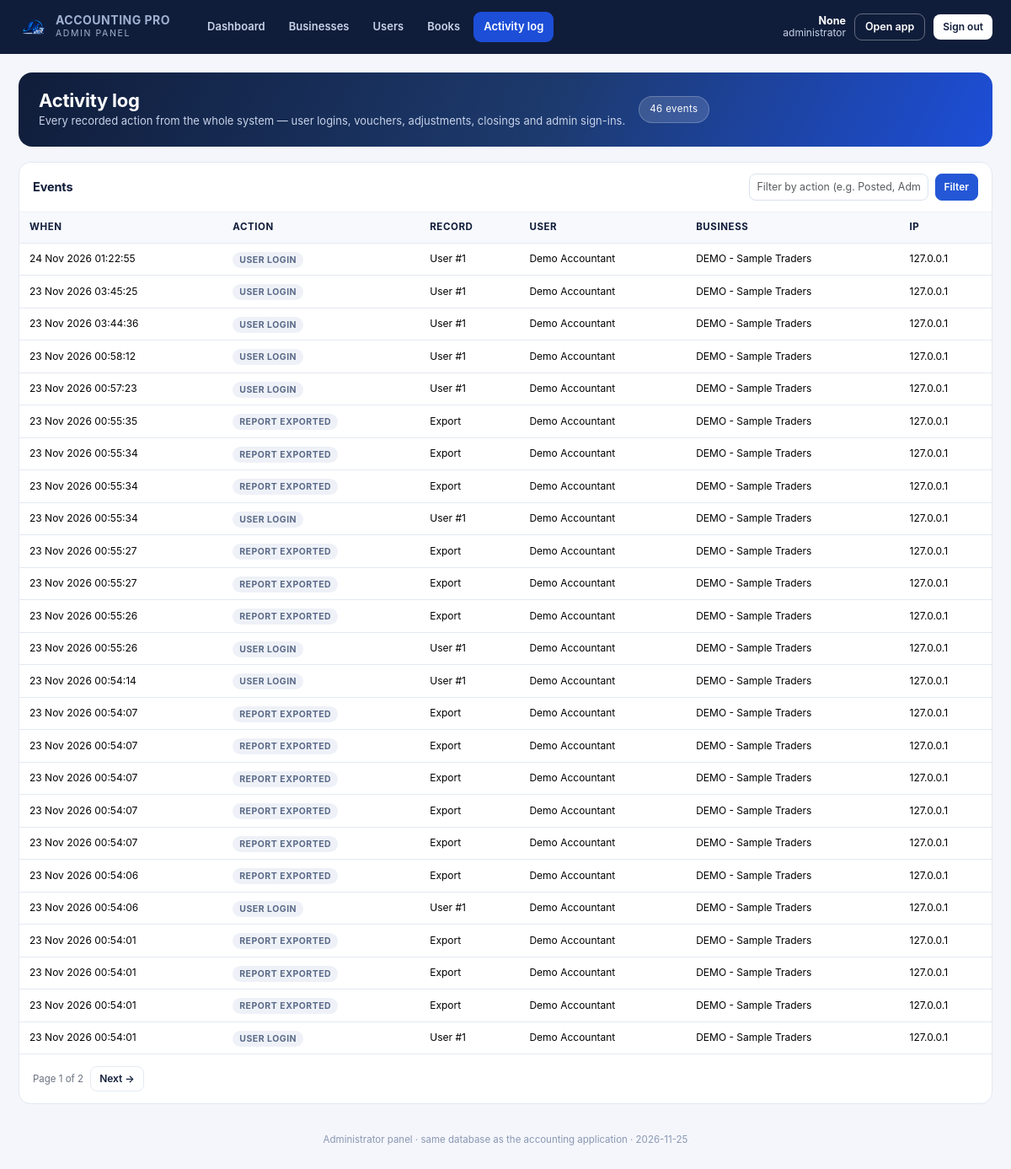
/admin/activity (signed in), run on an earlier commit of the app's database.
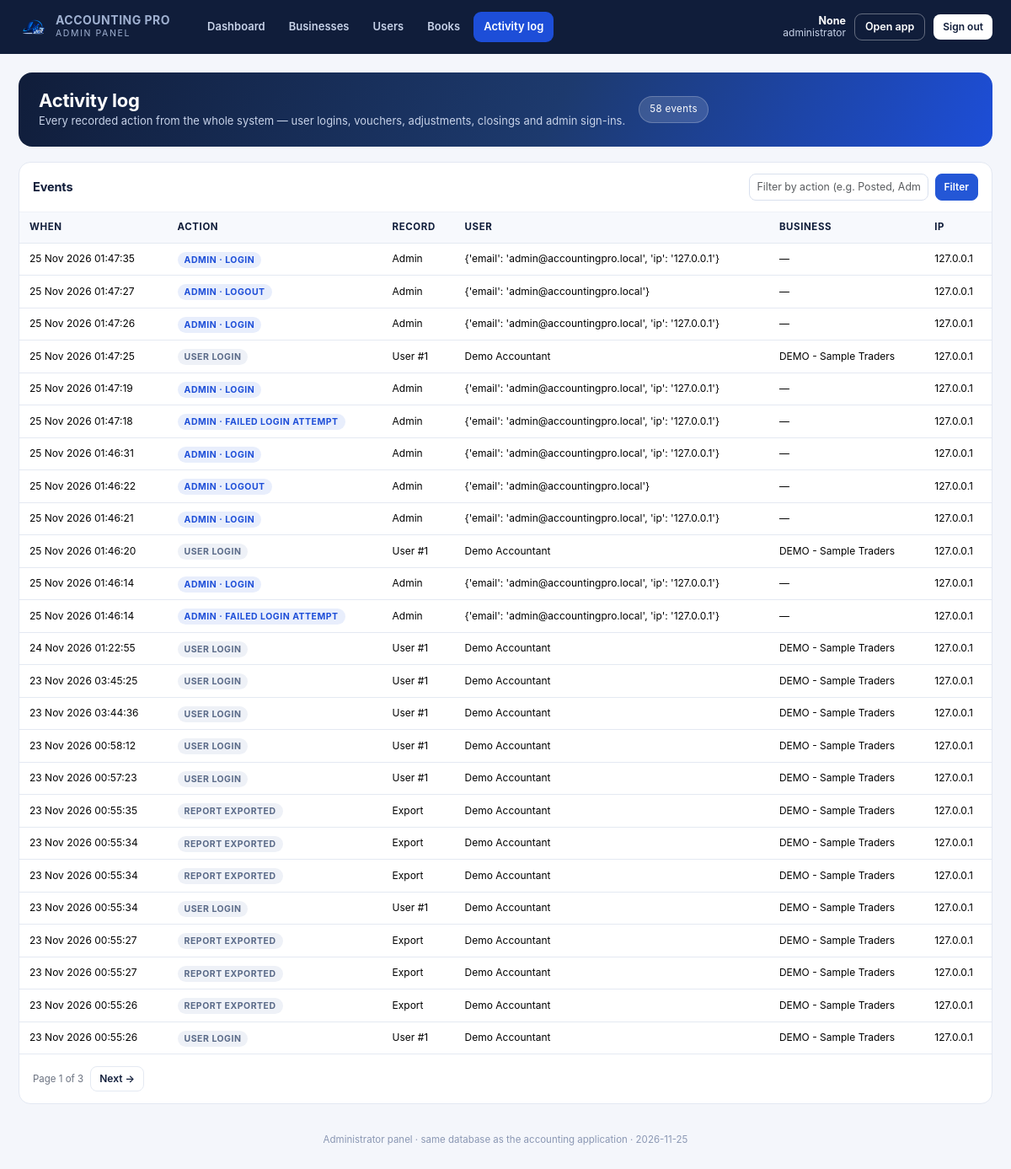
And on a later commit of the database.
### models.py (models this page shows, shortened)
class AuditLog(db.Model):
    __tablename__ = "audit_logs"
    __table_args__ = (Index("ix_audit_user_time", "user_id", "created_at"),)
    id = db.Column(Integer, primary_key=True)
    user_id = db.Column(Integer, ForeignKey("users.id", ondelete="SET NULL"))
    business_id = db.Column(Integer, ForeignKey("businesses.id", ondelete="SET NULL"))
    action = db.Column(String(60), nullable=False)
    record_type = db.Column(String(60))
    record_id = db.Column(Integer)
    previous_values = db.Column(Text)
    new_values = db.Column(Text)
    ip_address = db.Column(String(60))
    created_at = db.Column(DateTime, default=datetime.utcnow, nullable=False, index=True)

class User(db.Model):
    __tablename__ = "users"
    id = db.Column(Integer, primary_key=True)
    name = db.Column(String(120), nullable=False)
    email = db.Column(String(190), nullable=False, unique=True, index=True)
    password_hash = db.Column(String(255), nullable=False)
    is_active = db.Column(Boolean, default=True, nullable=False)
    reset_token = db.Column(String(120), index=True)
    reset_expires = db.Column(DateTime)
    last_login = db.Column(DateTime)
    created_at = db.Column(DateTime, default=datetime.utcnow, nullable=False)
    businesses = relationship("Business", back_populates="user",
                              cascade="all, delete-orphan")
    settings = relationship("UserSettings", back_populates="user", uselist=False,
                            cascade="all, delete-orphan")

class Business(db.Model):
    __tablename__ = "businesses"
    id = db.Column(Integer, primary_key=True)
    user_id = db.Column(Integer, ForeignKey("users.id", ondelete="CASCADE"),
                        nullable=False, index=True)
    name = db.Column(String(190), nullable=False)
    logo = db.Column(String(255))
    owner_name = db.Column(String(150))
    address = db.Column(Text)
    phone = db.Column(String(50))
    email = db.Column(String(190))
    business_type = db.Column(String(100))
    currency = db.Column(String(8), default="PKR", nullable=False)
    fy_start = db.Column(Date, default=lambda: date(2026, 1, 1), nullable=False)
    fy_end = db.Column(Date, default=lambda: date(2026, 3, 31), nullable=False)
    accounting_method = db.Column(String(20), default="Accrual", nullable=False)
    description = db.Column(Text)
    created_at = db.Column(DateTime, default=datetime.utcnow, nullable=False)
    updated_at = db.Column(DateTime, default=datetime.utcnow, onupdate=datetime.utcnow)
    user = relationship("User", back_populates="businesses")
    periods = relationship("AccountingPeriod", back_populates="business",
                           cascade="all, delete-orphan")
    accounts = relationship("Account", back_populates="business",
                            cascade="all, delete-orphan")

### admin_panel.py (the view)
    @app.route("/admin/activity")
    @admin_required
    def admin_activity():
        page = max(1, int(request.args.get("page", 1) or 1))
        action = (request.args.get("action") or "").strip()
        query = AuditLog.query
        if action:
            query = query.filter(AuditLog.action.ilike(f"%{action}%"))
        total = query.count()
        events = (query.order_by(AuditLog.created_at.desc())
                  .offset((page - 1) * PAGE_SIZE).limit(PAGE_SIZE).all())
        pages = max(1, (total + PAGE_SIZE - 1) // PAGE_SIZE)
        users = {u.id: u for u in User.query.all()}
        businesses = {b.id: b for b in Business.query.all()}
        return render_template("admin/activity.html", events=events, total=total,
                               page=page, pages=pages, action=action,
                               users=users, businesses=businesses)

### admin_panel.py (called while the page is built)
def admin_required(view):
    @wraps(view)
    def wrapped(*args, **kwargs):
        if not session.get("admin_ok"):
            return redirect(url_for("admin_login", next=request.path))
        return view(*args, **kwargs)
    return wrapped

def _admin_credentials(app):
    email = (app.config.get("ADMIN_EMAIL") or "admin@accountingpro.local").strip().lower()
    password = app.config.get("ADMIN_PASSWORD") or "Admin@12345"
    name = app.config.get("ADMIN_NAME") or "System Administrator"
    return email, password, name

### app.py (called while the page is built, shortened)
def current_user():
    if "user_id" not in session:
        return None
    return db.session.get(User, session["user_id"])

def _cached_notifications(business):
    cached = g.get("_notifications")
    if cached is not None:
        return cached
    data = {"total": 0, "items": []}
    g._notifications = data
    return data

def period_label(start, end):
    if not start or not end:
        return "All periods"
    return f"{start.strftime('%d %b %Y')} - {end.strftime('%d %b %Y')}"

### templates/admin/activity.html (shortened to what this page needs)
{% extends 'admin/base.html' %}
{% block content %}
<div class="adm-hero">
  <div><h1>Activity log</h1>
    <p>Every recorded action from the whole system — user logins, vouchers, adjustments,
       closings and admin sign-ins.</p></div>
  <span class="pill">{{ total }} events</span>
</div>
<section class="adm-card">
  <header>
    <h3>Events</h3>
    <form method="get" class="d-flex gap-2">
      <input class="form-control form-control-sm" name="action" value="{{ action }}"
             placeholder="Filter by action (e.g. Posted, Admin)">
      <button class="btn btn-sm btn-primary">Filter</button>
    </form>
  </header>
  <div class="body flush">
    <div class="table-wrap">
      <table class="table align-middle mb-0">
        <thead><tr><th>When</th><th>Action</th><th>Record</th><th>User</th>
          <th>Business</th><th>IP</th></tr></thead>
        <tbody>
        {% for e in events %}
          {% set u = users.get(e.user_id) %}{% set b = businesses.get(e.business_id) %}
          <tr>
            <td class="hint" style="font-size:12px;white-space:nowrap">
              {{ e.created_at.strftime('%d %b %Y %H:%M:%S') if e.created_at else '—' }}</td>
            <td><span class="adm-tag {{ 'info' if e.action.startswith('Admin') else 'muted' }}">{{ e.action }}</span></td>
            <td class="hint" style="font-size:12px">
              {{ e.record_type or '—' }}{% if e.record_id %} #{{ e.record_id }}{% endif %}</td>
            <td class="hint" style="font-size:12px">{{ u.name if u else (e.new_values if e.action.startswith('Admin') else '—') }}</td>
            <td class="hint" style="font-size:12px">{{ b.name if b else '—' }}</td>
            <td class="hint" style="font-size:12px">{{ e.ip_address or '—' }}</td>
          </tr>
        {% else %}
          <tr><td colspan="6" class="hint">No events match.</td></tr>
        {% endfor %}
        </tbody>
      </table>
    </div>
  </div>
  {% if pages > 1 %}
  <div class="body d-flex align-items-center gap-2">
    <span class="hint">Page {{ page }} of {{ pages }}</span>
    {% if page < pages %}
      <a class="btn btn-sm btn-ghost" href="{{ url_for('admin_activity', page=page+1, action=action) }}">Next →</a>
    {% endif %}
  </div>
  {% endif %}
</section>
{% endblock %}

What changed in the data, as far as the page shows it:
no longer on this page (row unchanged): AuditLog: created_at "23 Nov 2026 00:54:14", action "USER LOGIN", record_type "User", record_id "1", User.name "Demo Accountant", {{ b.name if b else '—' }} "DEMO - Sample Traders", ip_address "127.0.0.1"
no longer on this page (row unchanged): AuditLog: created_at "23 Nov 2026 00:54:07", action "REPORT EXPORTED", record_type "Export", User.name "Demo Accountant", {{ b.name if b else '—' }} "DEMO - Sample Traders", ip_address "127.0.0.1"
no longer on this page (row unchanged): AuditLog: created_at "23 Nov 2026 00:54:07", action "REPORT EXPORTED", record_type "Export", User.name "Demo Accountant", {{ b.name if b else '—' }} "DEMO - Sample Traders", ip_address "127.0.0.1"
no longer on this page (row unchanged): AuditLog: created_at "23 Nov 2026 00:54:07", action "REPORT EXPORTED", record_type "Export", User.name "Demo Accountant", {{ b.name if b else '—' }} "DEMO - Sample Traders", ip_address "127.0.0.1"
no longer on this page (row unchanged): AuditLog: created_at "23 Nov 2026 00:54:07", action "REPORT EXPORTED", record_type "Export", User.name "Demo Accountant", {{ b.name if b else '—' }} "DEMO - Sample Traders", ip_address "127.0.0.1"
no longer on this page (row unchanged): AuditLog: created_at "23 Nov 2026 00:54:07", action "REPORT EXPORTED", record_type "Export", User.name "Demo Accountant", {{ b.name if b else '—' }} "DEMO - Sample Traders", ip_address "127.0.0.1"
no longer on this page (row unchanged): AuditLog: created_at "23 Nov 2026 00:54:06", action "REPORT EXPORTED", record_type "Export", User.name "Demo Accountant", {{ b.name if b else '—' }} "DEMO - Sample Traders", ip_address "127.0.0.1"
no longer on this page (row unchanged): AuditLog: created_at "23 Nov 2026 00:54:06", action "USER LOGIN", record_type "User", record_id "1", User.name "Demo Accountant", {{ b.name if b else '—' }} "DEMO - Sample Traders", ip_address "127.0.0.1"
no longer on this page (row unchanged): AuditLog: created_at "23 Nov 2026 00:54:01", action "REPORT EXPORTED", record_type "Export", User.name "Demo Accountant", {{ b.name if b else '—' }} "DEMO - Sample Traders", ip_address "127.0.0.1"
no longer on this page (row unchanged): AuditLog: created_at "23 Nov 2026 00:54:01", action "REPORT EXPORTED", record_type "Export", User.name "Demo Accountant", {{ b.name if b else '—' }} "DEMO - Sample Traders", ip_address "127.0.0.1"
no longer on this page (row unchanged): AuditLog: created_at "23 Nov 2026 00:54:01", action "REPORT EXPORTED", record_type "Export", User.name "Demo Accountant", {{ b.name if b else '—' }} "DEMO - Sample Traders", ip_address "127.0.0.1"
no longer on this page (row unchanged): AuditLog: created_at "23 Nov 2026 00:54:01", action "USER LOGIN", record_type "User", record_id "1", User.name "Demo Accountant", {{ b.name if b else '—' }} "DEMO - Sample Traders", ip_address "127.0.0.1"
added AuditLog: created_at "25 Nov 2026 01:47:35", action "ADMIN · LOGIN", record_type "Admin", action+new_values "{'email': 'admin@accountingpro.local', 'ip': '127.0.0.1'}", name "—", ip_address "127.0.0.1"
added AuditLog: created_at "25 Nov 2026 01:47:27", action "ADMIN · LOGOUT", record_type "Admin", action+new_values "{'email': 'admin@accountingpro.local'}", name "—", ip_address "127.0.0.1"
added AuditLog: created_at "25 Nov 2026 01:47:26", action "ADMIN · LOGIN", record_type "Admin", action+new_values "{'email': 'admin@accountingpro.local', 'ip': '127.0.0.1'}", name "—", ip_address "127.0.0.1"
added AuditLog: created_at "25 Nov 2026 01:47:25", action "USER LOGIN", record_type "User", record_id "1", User.name "Demo Accountant", {{ b.name if b else '—' }} "DEMO - Sample Traders", ip_address "127.0.0.1"
added AuditLog: created_at "25 Nov 2026 01:47:19", action "ADMIN · LOGIN", record_type "Admin", action+new_values "{'email': 'admin@accountingpro.local', 'ip': '127.0.0.1'}", name "—", ip_address "127.0.0.1"
added AuditLog: created_at "25 Nov 2026 01:47:18", action "ADMIN · FAILED LOGIN ATTEMPT", record_type "Admin", action+new_values "{'email': 'admin@accountingpro.local', 'ip': '127.0.0.1'}", name "—", ip_address "127.0.0.1"
added AuditLog: created_at "25 Nov 2026 01:46:31", action "ADMIN · LOGIN", record_type "Admin", action+new_values "{'email': 'admin@accountingpro.local', 'ip': '127.0.0.1'}", name "—", ip_address "127.0.0.1"
added AuditLog: created_at "25 Nov 2026 01:46:22", action "ADMIN · LOGOUT", record_type "Admin", action+new_values "{'email': 'admin@accountingpro.local'}", name "—", ip_address "127.0.0.1"
added AuditLog: created_at "25 Nov 2026 01:46:21", action "ADMIN · LOGIN", record_type "Admin", action+new_values "{'email': 'admin@accountingpro.local', 'ip': '127.0.0.1'}", name "—", ip_address "127.0.0.1"
added AuditLog: created_at "25 Nov 2026 01:46:20", action "USER LOGIN", record_type "User", record_id "1", User.name "Demo Accountant", {{ b.name if b else '—' }} "DEMO - Sample Traders", ip_address "127.0.0.1"
added AuditLog: created_at "25 Nov 2026 01:46:14", action "ADMIN · LOGIN", record_type "Admin", action+new_values "{'email': 'admin@accountingpro.local', 'ip': '127.0.0.1'}", name "—", ip_address "127.0.0.1"
added AuditLog: created_at "25 Nov 2026 01:46:14", action "ADMIN · FAILED LOGIN ATTEMPT", record_type "Admin", action+new_values "{'email': 'admin@accountingpro.local', 'ip': '127.0.0.1'}", name "—", ip_address "127.0.0.1"
Also different on the page:
{{ total }}: "46" → "58"
{{ pages }}: "2" → "3"
